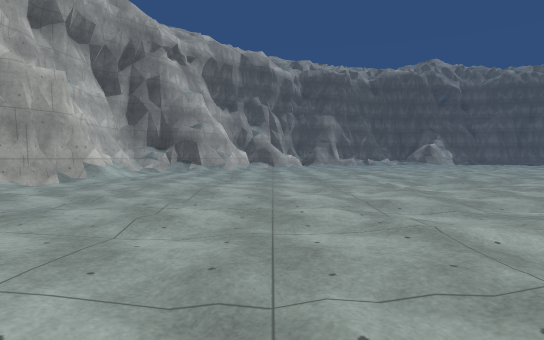
View 1 (above)

24 first-person views from a walk through a Unity game level. The camera is 1.2 m above the floor, tilts 2° down and sees 75° across. The floor is counted in squares, 2 m on a side. Each view is taken from the middle of a square. On the plan, view 1 faces up. The plan holds only what a view shows up to about 10 squares ahead; the rest is blank. The place goes on beyond the plan. The player character is not drawn. Some animated figures are left out. Surface patterns are stand-ins for the level's own textures.

View 2
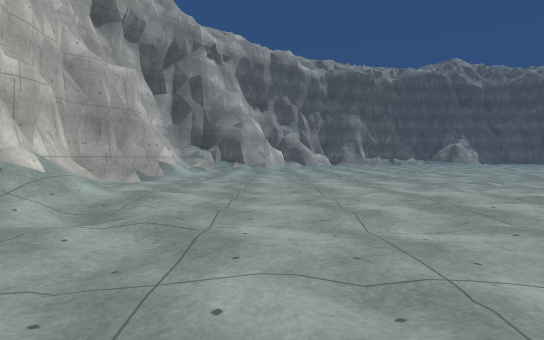

View 3
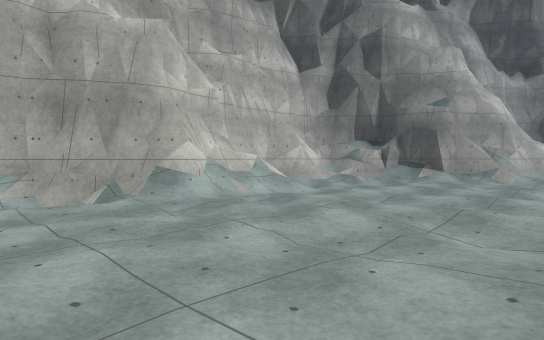

View 4
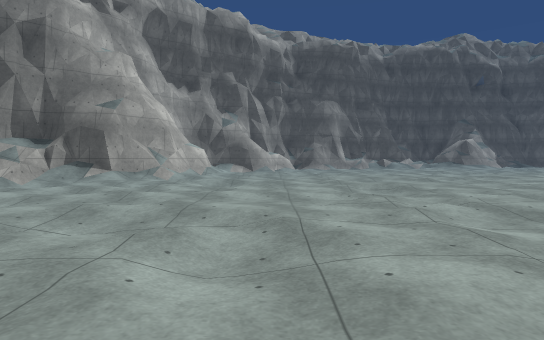

View 5
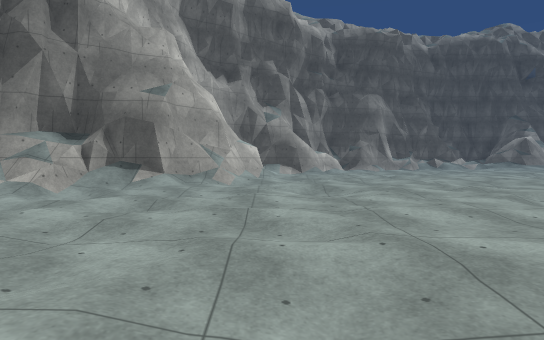

View 6
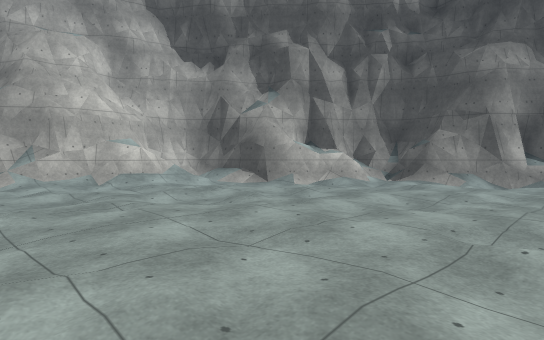

View 7
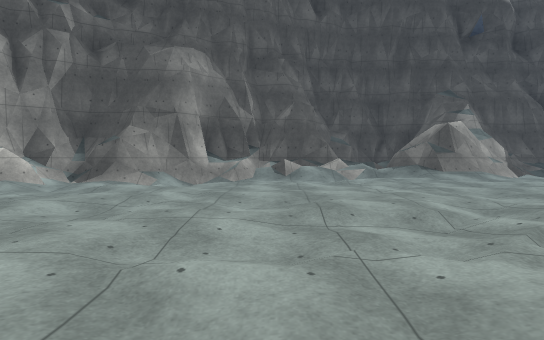

View 8
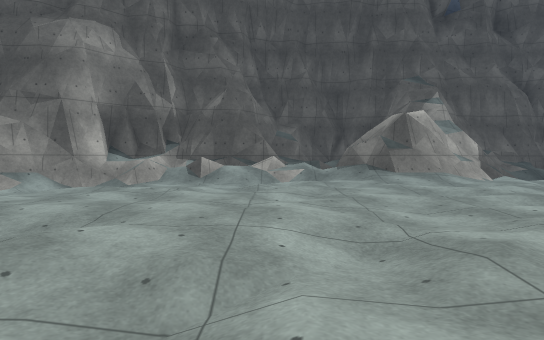

View 9
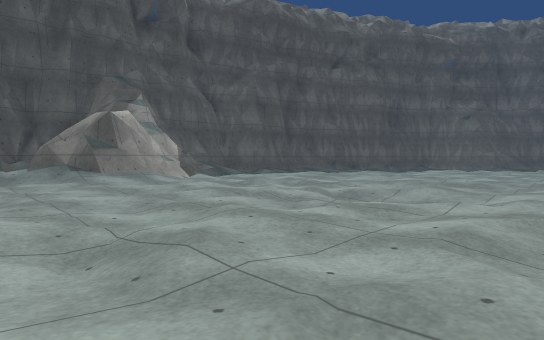

View 10
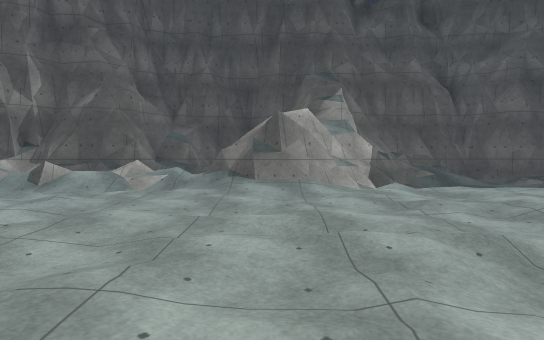

View 11
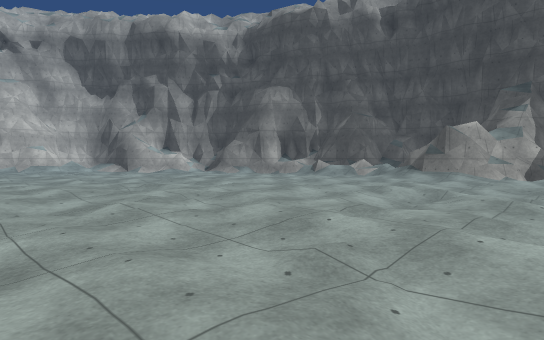

View 12
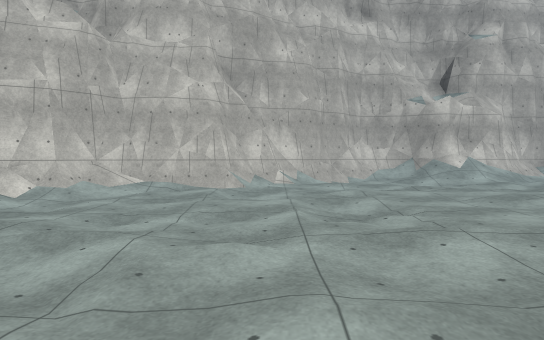

View 13
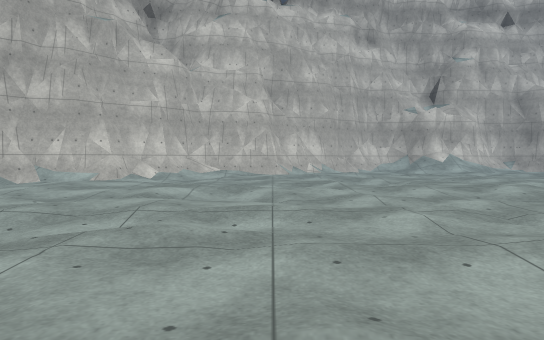

View 14
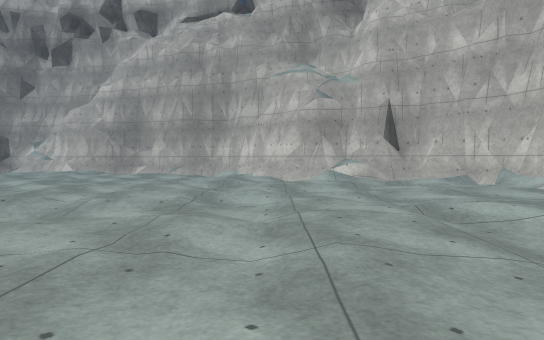

View 15
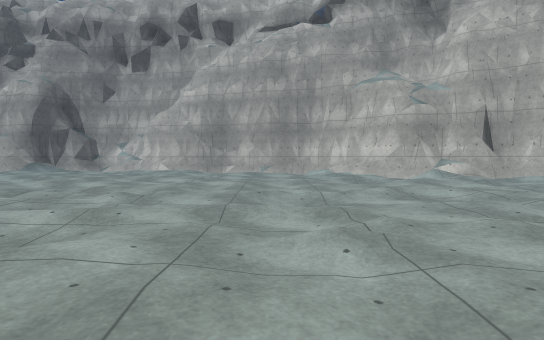

View 16
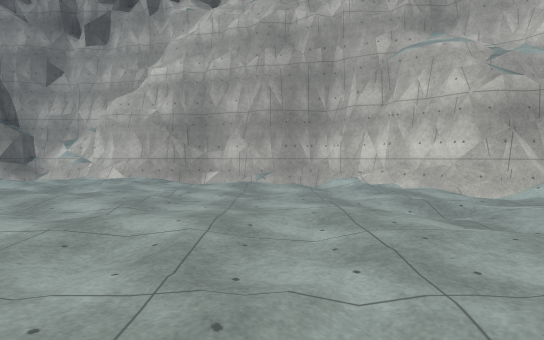

View 17
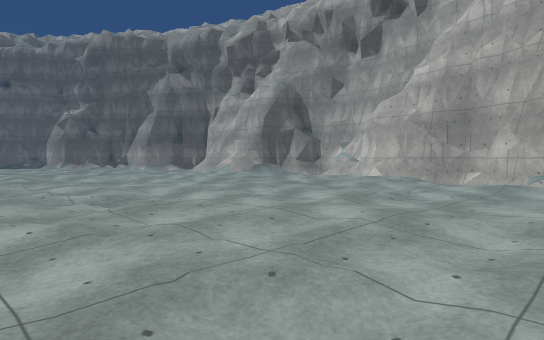

View 18
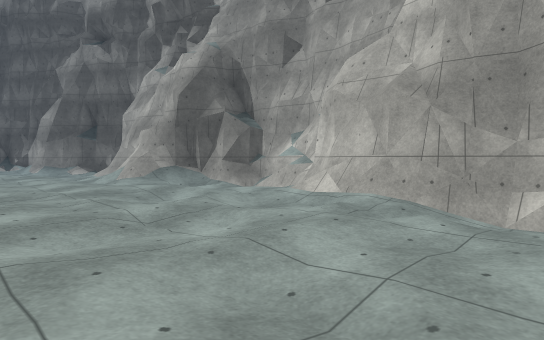

View 19
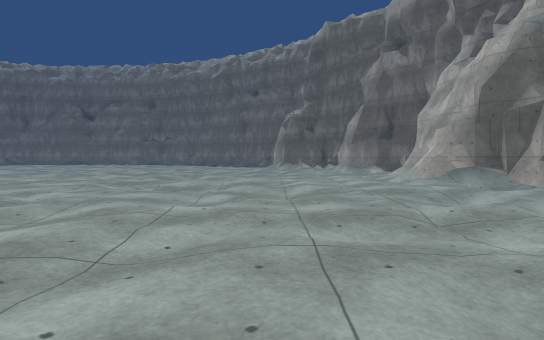

View 20
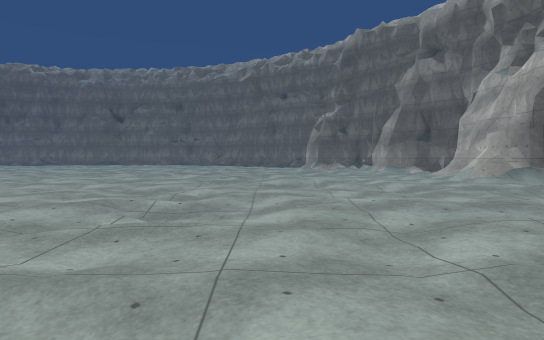

View 21
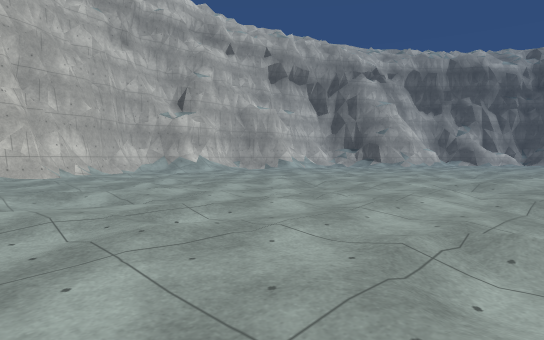

View 22
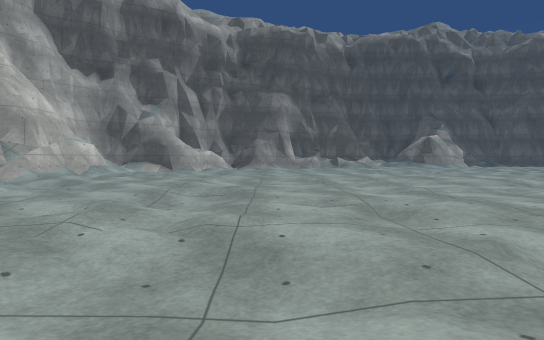

View 23
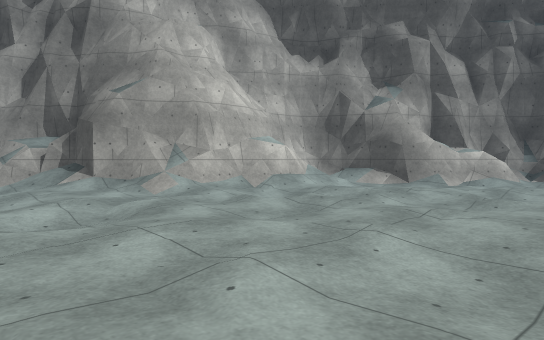

View 24
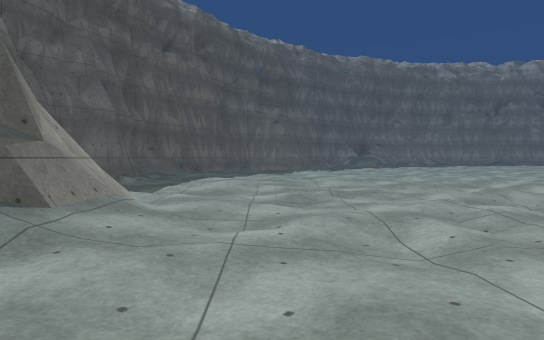

### Floor plan
Key: @ floor where view 1 was taken; # wall or solid block; . main floor; - floor 0.25 m lower than the main floor; : floor 0.5 m higher than the main floor; _ floor 0.5 m lower than the main floor; + floor 1 m higher than the main floor; / step, stairs or slope; = window, fence, low wall or low ledge; ^ raised ledge.
Columns run from 7 left of view 1 to 19 right of it. Each row starts with its distance up from view 1.
 30                 #### ######
 29                ##:/  #=///#
 28             ####//=###/.--
 27          ####=/////##/....
 26         ###///--..........
 25         #=.-/.............
 24        ##/-...............
 23      ###/............-...-.
 22      #/.-.............-....
 21      #/./.-.-..../...-.....
 20      #/....................
 19      #/..-......-..-.....-.
 18     ##.-................ ..
 17  ####/............-.....
 16  #^//............  .-...
 15  #^..-.-.........
 14  #......../.....
 13 ##/.......-....
 12 #//............
 11 ##/..........-
 10  ##...-........
  9 ##/........-.-.
  8 #/......../_..
  7 ##............
  6  #/...........
  5  #/...........
  4  +/-........-.
  3  #............
  2  #/...........-        ..
  1  ##....-...-....     ..-.
  0   ##...@.........   .....
 -1    ##.........-... ..-../
 -2     #....-................
 -3     #/.....-../...........
 -4     ##/...........-...--..
 -5      ##...............-...
 -6       #.--..-........./...
 -7       ##/.........../-.-.
 -8        ##+#/..-.-..........
 -9         ####/.....-........
-10            ##-....-.-.../..
-11             ####///..-/=#/
-12                #####=-####
-13                    ####

Positions as (right, up) in squares from view 1, and headings:
1: (0, 0), facing up
2: (-2, 0), facing up
3: (0, 7), facing up-left
4: (1, 7), facing up
5: (-1, 9), facing up
6: (7, 16), facing up-left
7: (7, 17), facing up
8: (9, 19), facing up
9: (9, 19), facing up-right
10: (12, 20), facing up
11: (16, 16), facing up-left
12: (4, 0), facing left
13: (7, -1), facing left
14: (4, 1), facing down
15: (7, 2), facing down
16: (7, -2), facing down
17: (6, -2), facing down-right
18: (8, -7), facing down-right
19: (8, -7), facing right
20: (7, -5), facing right
21: (7, -3), facing up-left
22: (4, 9), facing up
23: (4, 14), facing up-left
24: (9, 25), facing right
